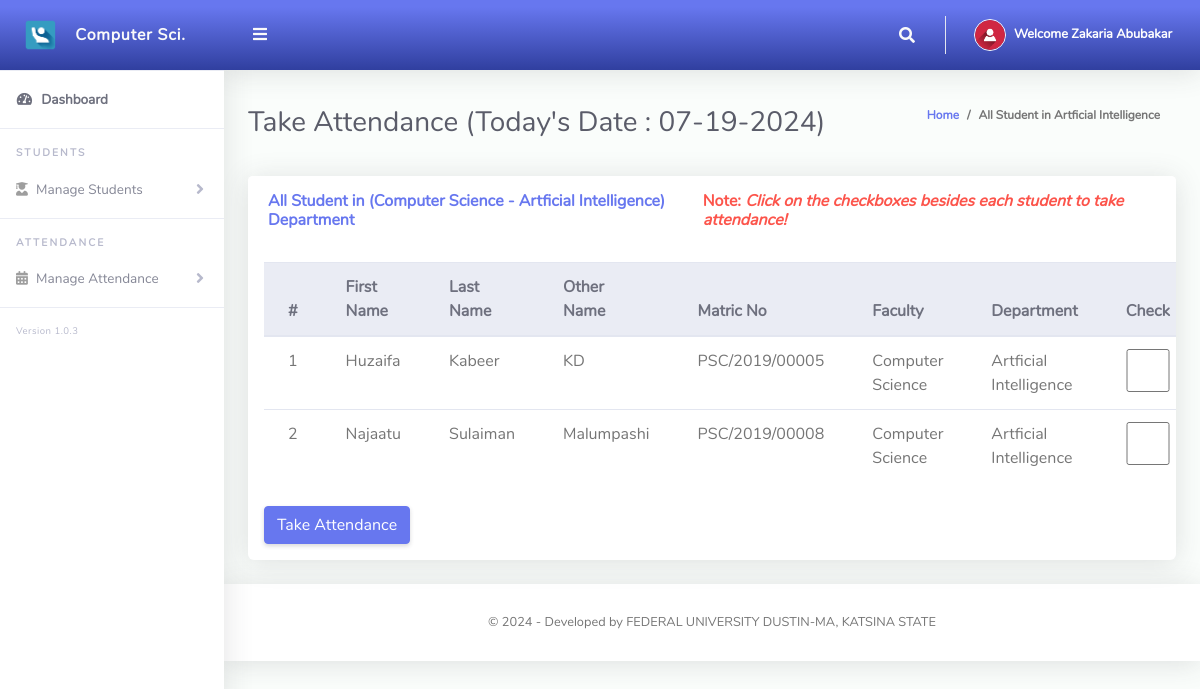
The page /ClassTeacher/takeAttendance.php (signed in) on the database its author committed.
### tables this page shows
CREATE TABLE `tblclassteacher` (
  `Id` int(10) NOT NULL,
  `firstName` varchar(255) NOT NULL,
  `lastName` varchar(255) NOT NULL,
  `emailAddress` varchar(255) NOT NULL,
  `password` varchar(255) NOT NULL,
  `phoneNo` varchar(50) NOT NULL,
  `classId` varchar(10) NOT NULL,
  `classArmId` varchar(10) NOT NULL,
  `dateCreated` varchar(50) NOT NULL
);

CREATE TABLE `tblclassarms` (
  `Id` int(10) NOT NULL,
  `classId` varchar(10) NOT NULL,
  `classArmName` varchar(255) NOT NULL,
  `isAssigned` varchar(10) NOT NULL
);

CREATE TABLE `tblclass` (
  `Id` int(10) NOT NULL,
  `className` varchar(255) NOT NULL
);

CREATE TABLE `tblstudents` (
  `Id` int(10) NOT NULL,
  `firstName` varchar(255) NOT NULL,
  `lastName` varchar(255) NOT NULL,
  `otherName` varchar(255) NOT NULL,
  `admissionNumber` varchar(255) NOT NULL,
  `password` varchar(50) NOT NULL,
  `classId` varchar(10) NOT NULL,
  `classArmId` varchar(10) NOT NULL,
  `dateCreated` varchar(50) NOT NULL
);

### ClassTeacher/takeAttendance.php (the view, shortened to what this page needs)
<?php
include '../Includes/dbcon.php';
    $query = "SELECT tblclass.className,tblclassarms.classArmName
    FROM tblclassteacher
    INNER JOIN tblclass ON tblclass.Id = tblclassteacher.classId
    INNER JOIN tblclassarms ON tblclassarms.Id = tblclassteacher.classArmId
    Where tblclassteacher.Id = '$_SESSION[userId]'";
    $rs = $conn->query($query);
    $rrw = $rs->fetch_assoc();
?>
<!DOCTYPE html>
<html lang="en">
<head>
  <link href="../vendor/fontawesome-free/css/all.min.css" rel="stylesheet" type="text/css">
  <link href="../vendor/bootstrap/css/bootstrap.min.css" rel="stylesheet" type="text/css">
  <link href="css/ruang-admin.min.css" rel="stylesheet">
</head>
<body id="page-top">
  <div id="wrapper">
      <?php include "Includes/sidebar.php";?>
    <div id="content-wrapper" class="d-flex flex-column">
      <div id="content">
       <?php include "Includes/topbar.php";?>
        <div class="container-fluid" id="container-wrapper">
          <div class="d-sm-flex align-items-center justify-content-between mb-4">
            <h1 class="h3 mb-0 text-gray-800">Take Attendance (Today's Date : <?php echo $todaysDate = date("m-d-Y");?>)</h1>
            <ol class="breadcrumb">
              <li class="breadcrumb-item"><a href="./">Home</a></li>
              <li class="breadcrumb-item active" aria-current="page">All Student in <?php echo $rrw['classArmName'];?></li>
            </ol>
          </div>
          <div class="row">
            <div class="col-lg-12">
        <form method="post">
            <div class="row">
              <div class="col-lg-12">
              <div class="card mb-4">
                <div class="card-header py-3 d-flex flex-row align-items-center justify-content-between">
                  <h6 class="m-0 font-weight-bold text-primary">All Student in (<?php echo $rrw['className'].' - '.$rrw['classArmName'];?>) Department</h6>
                  <h6 class="m-0 font-weight-bold text-danger">Note: <i>Click on the checkboxes besides each student to take attendance!</i></h6>
                </div>
                <div class="table-responsive p-3">
                  <table class="table align-items-center table-flush table-hover">
                    <thead class="thead-light">
                      <tr>
                        <th>#</th>
                        <th>First Name</th>
                        <th>Last Name</th>
                        <th>Other Name</th>
                        <th>Matric No</th>
                        <th>Faculty</th>
                        <th>Department</th>
                        <th>Check</th>
                      </tr>
                    </thead>
                    <tbody>
                  <?php
                      $query = "SELECT tblstudents.Id,tblstudents.admissionNumber,tblclass.className,tblclass.Id As classId,tblclassarms.classArmName,tblclassarms.Id AS classArmId,tblstudents.firstName,
                      tblstudents.lastName,tblstudents.otherName,tblstudents.admissionNumber,tblstudents.dateCreated
                      FROM tblstudents
                      INNER JOIN tblclass ON tblclass.Id = tblstudents.classId
                      INNER JOIN tblclassarms ON tblclassarms.Id = tblstudents.classArmId
                      where tblstudents.classId = '$_SESSION[classId]' and tblstudents.classArmId = '$_SESSION[classArmId]'";
                      $rs = $conn->query($query);
                      $num = $rs->num_rows;
                      $sn=0;
                      if($num > 0)
                      {
                        while ($rows = $rs->fetch_assoc())
                          {
                             $sn = $sn + 1;
                            echo"
                              <tr>
                                <td>".$sn."</td>
                                <td>".$rows['firstName']."</td>
                                <td>".$rows['lastName']."</td>
                                <td>".$rows['otherName']."</td>
                                <td>".$rows['admissionNumber']."</td>
                                <td>".$rows['className']."</td>
                                <td>".$rows['classArmName']."</td>
                                <td><input name='check[]' type='checkbox' value=".$rows['admissionNumber']." class='form-control'></td>
                              </tr>";
                          }
                      }
                      else
                      {
                           echo
                           "<div class='alert alert-danger' role='alert'>
                            No Record Found!
                            </div>";
                      }
                      ?>
                    </tbody>
                  </table>
                  <br>
                  <button type="submit" name="save" class="btn btn-primary">Take Attendance</button>
                  </form>
                </div>
              </div>
            </div>
            </div>
          </div>
        </div>
       <?php include "Includes/footer.php";?>
</body>
</html>

### ClassTeacher/Includes/sidebar.php (shortened to what this page needs)
<ul class="navbar-nav sidebar sidebar-light accordion" id="accordionSidebar">
     <a class="sidebar-brand d-flex align-items-center bg-gradient-primary justify-content-center" href="index.php">
       <div class="sidebar-brand-icon" >
         <img src="img/logo/attnlg.jpg">
       </div>
       <div class="sidebar-brand-text mx-3">Computer Sci.</div>
     </a>
     <hr class="sidebar-divider my-0">
     <li class="nav-item active">
       <a class="nav-link" href="index.php">
         <i class="fas fa-fw fa-tachometer-alt"></i>
         <span>Dashboard</span></a>
     </li>
     <hr class="sidebar-divider">
     <div class="sidebar-heading">
       Students
     </div>
      <li class="nav-item">
       <a class="nav-link collapsed" href="#" data-toggle="collapse" data-target="#collapseBootstrap2"
         aria-expanded="true" aria-controls="collapseBootstrap2">
         <i class="fas fa-user-graduate"></i>
         <span>Manage Students</span>
       </a>
     </li>
     <hr class="sidebar-divider">
     <div class="sidebar-heading">
     Attendance
     </div>
      <li class="nav-item">
       <a class="nav-link collapsed" href="#" data-toggle="collapse" data-target="#collapseBootstrapcon"
         aria-expanded="true" aria-controls="collapseBootstrapcon">
         <i class="fa fa-calendar-alt"></i>
         <span>Manage Attendance</span>
       </a>
     </li>
     <hr class="sidebar-divider">
     <div class="version" id="version-ruangadmin"></div>
   </ul>

### ClassTeacher/Includes/topbar.php (shortened to what this page needs)
<?php
  $query = "SELECT * FROM tblclassteacher WHERE Id = ".$_SESSION['userId']."";
  $rs = $conn->query($query);
  $rows = $rs->fetch_assoc();
  $fullName = $rows['firstName']." ".$rows['lastName'];;
?>
<nav class="navbar navbar-expand navbar-light bg-gradient-primary topbar mb-4 static-top">
          <button id="sidebarToggleTop" class="btn btn-link rounded-circle mr-3">
            <i class="fa fa-bars"></i>
          </button>
          <ul class="navbar-nav ml-auto">
            <li class="nav-item dropdown no-arrow">
              <a class="nav-link dropdown-toggle" href="#" id="searchDropdown" role="button" data-toggle="dropdown"
                aria-haspopup="true" aria-expanded="false">
                <i class="fas fa-search fa-fw"></i>
              </a>
            </li>
            <li class="nav-item dropdown no-arrow">
              <a class="nav-link dropdown-toggle" href="#" id="userDropdown" role="button" data-toggle="dropdown"
                aria-haspopup="true" aria-expanded="false">
                <img class="img-profile rounded-circle" src="img/user-icn.png" style="max-width: 60px">
                <span class="ml-2 d-none d-lg-inline text-white small"><b>Welcome <?php echo $fullName;?></b></span>
              </a>
            </li>
          </ul>
        </nav>

### ClassTeacher/Includes/footer.php
<footer class="sticky-footer bg-white">
        <div class="container my-auto">
          <div class="copyright text-center my-auto">
            <span> &copy; <script> document.write(new Date().getFullYear()); </script> - Developed by FEDERAL UNIVERSITY DUSTIN-MA, KATSINA STATE
            </span>
          </div>
        </div>
      </footer>

### rows shown on the page
tblclassteacher: fullName "Zakaria Abubakar"
tblclassarms: classArmName "Artficial Intelligence", classId.className "Computer Science"
tblstudents: firstName "Huzaifa", lastName "Kabeer", otherName "KD", admissionNumber "PSC/2019/00005", classId.className "Computer Science", classArmId.classArmName "Artficial Intelligence"
tblstudents: firstName "Najaatu", lastName "Sulaiman", otherName "Malumpashi", admissionNumber "PSC/2019/00008", classId.className "Computer Science", classArmId.classArmName "Artficial Intelligence"
